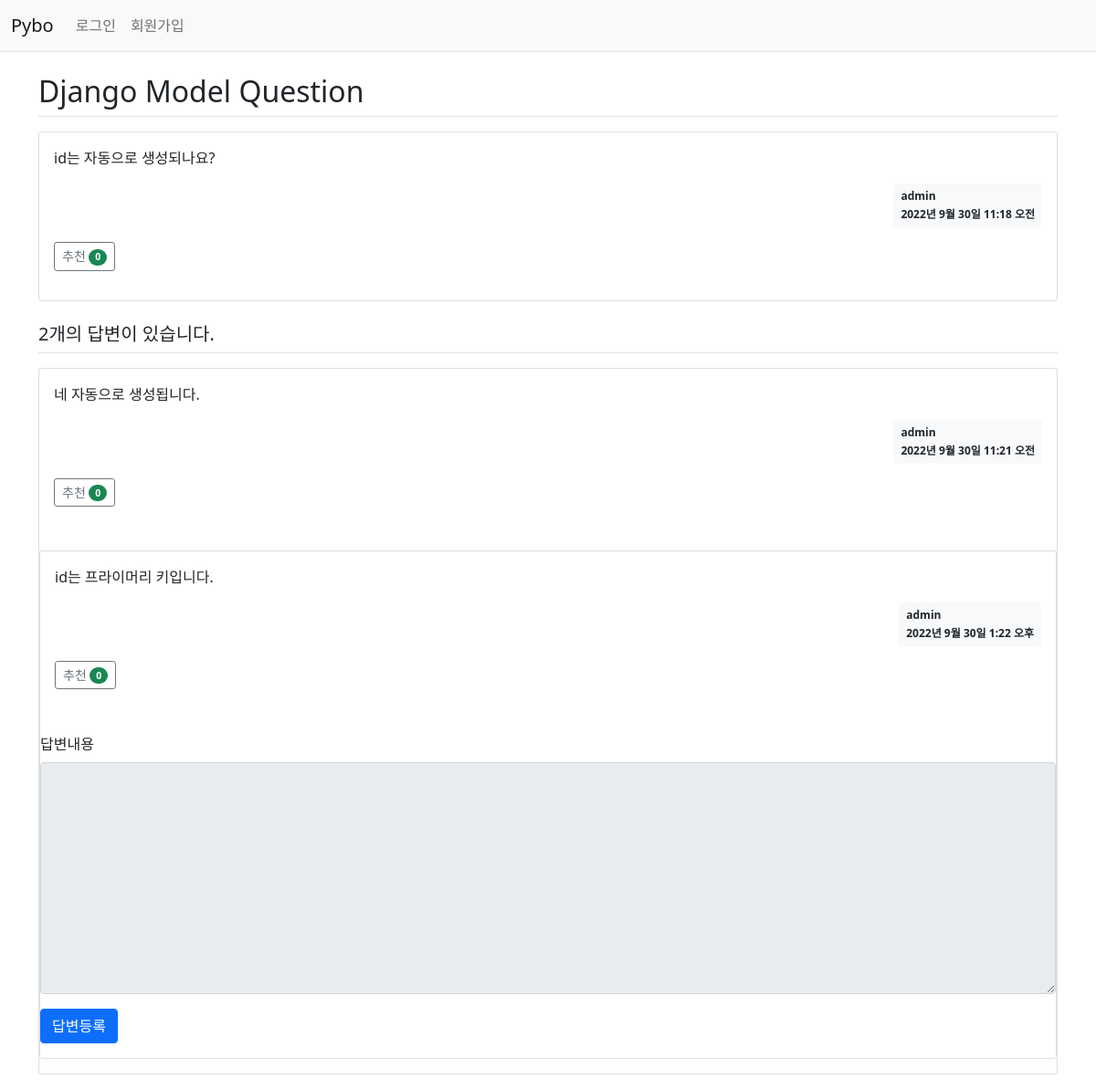
Screenshot of /pybo/2/ with the database file from the repository.
### pybo/models.py (models this page shows, shortened)
class Question(models.Model):
    author = models.ForeignKey(User, on_delete=models.CASCADE, related_name='author_question')
    subject = models.CharField(max_length=200)
    content = models.TextField()
    create_date = models.DateTimeField()
    modify_date = models.DateTimeField(null=True, blank=True)
    voter = models.ManyToManyField(User, related_name='voter_question')  # 추천인 추가

class Answer(models.Model):
    author = models.ForeignKey(User, on_delete=models.CASCADE, related_name='author_answer')
    question = models.ForeignKey(Question, on_delete=models.CASCADE)
    content = models.TextField()
    create_date = models.DateTimeField()
    modify_date = models.DateTimeField(null=True, blank=True)
    voter = models.ManyToManyField(User, related_name='voter_answer')

### pybo/views/base_views.py (the view)
def detail(request, question_id):
    question = get_object_or_404(Question, pk=question_id)
    context = {'question': question}
    return render(request, 'pybo/question_detail.html', context)

### pybo/templatetags/pybo_filter.py (called while the page is built)
@register.filter
def mark(value):
    extensions = ["nl2br", "fenced_code"]
    return mark_safe(markdown.markdown(value, extensions=extensions))

### templates/pybo/question_detail.html (shortened to what this page needs)
{% extends 'base.html' %}
{% load pybo_filter %}
{% block content %}
<div class="container my-3">
    <h2 class="border-bottom py-2">{{ question.subject }}</h2>
    <div class="card my-3">
        <div class="card-body">
            <div class="card-text">{{ question.content|mark }}</div>
            <div class="d-flex justify-content-end">
                <div class="badge bg-light text-dark p-2 text-start">
                    <div class="mb-2">{{ question.author.username }}</div>
                    <div>{{ question.create_date }}</div>
                </div>
            </div>
            <div class="my-3">
                <a href="javascript:void(0)" data-uri="{% url 'pybo:question_vote' question.id  %}"
                   class="recommend btn btn-sm btn-outline-secondary"> 추천
                    <span class="badge rounded-pill bg-success">{{question.voter.count}}</span>
                </a>
            </div>
        </div>
    </div>
    <h5 class="border-bottom my-3 py-2">{{question.answer_set.count}}개의 답변이 있습니다.</h5>
    {% for answer in question.answer_set.all %}
    <div class="card my-3">
        <div class="card-body">
            <div class="card-text">{{ answer.content|mark }}</div>
            <div class="d-flex justify-content-end">
                <div class="badge bg-light text-dark p-2 text-start">
                    <div class="mb-2">{{ answer.author.username }}</div>
                    <div>{{ answer.create_date }}</div>
                </div>
            </div>
            <div class="my-3">
                <a href="javascript:void(0)" data-uri="{% url 'pybo:answer_vote' answer.id  %}"
                   class="recommend btn btn-sm btn-outline-secondary"> 추천
                    <span class="badge rounded-pill bg-success">{{answer.voter.count}}</span>
                </a>
            </div>
    </div>
    {% endfor %}
    <form action="{% url 'pybo:answer_create' question.id %}" method="post" class="my-3">
        <div class="mb-3">
            <label for="content" class="form-label">답변내용</label>
            <textarea {% if not user.is_authenticated %}disabled{% endif %}
                      name="content" id="content" class="form-control" rows="10"></textarea>
        </div>
        <input type="submit" value="답변등록" class="btn btn-primary">
    </form>
</div>
{% endblock %}

### rows the page displays
Question: subject "Django Model Question", content|mark "id는 자동으로 생성되나요?", author.username "admin", create_date "2022년 9월 30일 11:18 오전", voter.count "0", answer_set.count "2"
Answer: content|mark "네 자동으로 생성됩니다.", author.username "admin", create_date "2022년 9월 30일 11:21 오전", voter.count "0"
Answer: content|mark "id는 프라이머리 키입니다.", author.username "admin", create_date "2022년 9월 30일 1:22 오후", voter.count "0"
